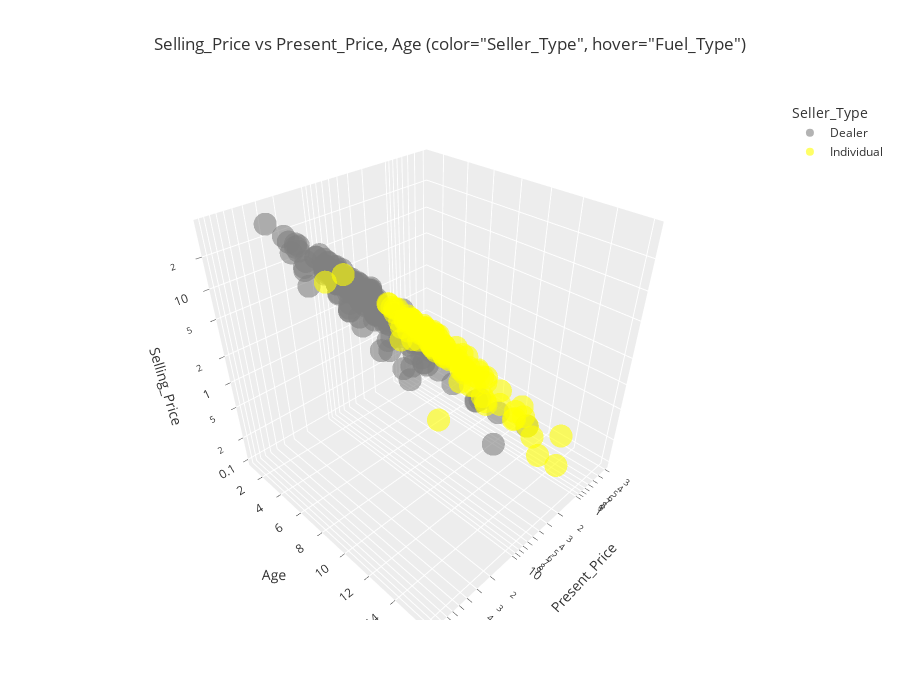

The code cell stored with this chart in its notebook:
### Code cell
# Use for animation rotation at the end
# x_eye = -1.25
# y_eye = 2
# z_eye = 1

fig = px.scatter_3d(
        data_frame=df3,
        x='Present_Price',
        y='Age',
        z='Selling_Price',
        color='Seller_Type',
        color_discrete_sequence=['gray', 'yellow', 'green'],
        template='ggplot2',
        hover_name='Fuel_Type',
        # hover_data=
        opacity=0.6,
        # symbol='Transmission',
        # symbol_map=
        log_x=True,
        log_z=True,
        height=700,
        title=f'Selling_Price vs Present_Price, Age (color="Seller_Type", hover="Fuel_Type")'
)

# Use for animation rotation
# fig.update_layout(scene_camera_eye=dict(x=x_eye, y=y_eye, z=z_eye),
#                   updatemenus=[dict(type='buttons',
#                                     showactive=False,
#                                     y=1,
#                                     x=0.8,
#                                     xanchor='left',
#                                     yanchor='bottom',
#                                     pad=dict(t=45, r=10),
#                                     buttons=[dict(label='Play',
#                                                   method='animate',
#                                                   args=[None, dict(frame=dict(duration=250, redraw=True),
#                                                                    transition=dict(duration=0),
#                                                                    fromcurrent=True,
#                                                                    mode='immediate'
#                                                                    )]
#                                                   )
#                                              ]
#                                     )
#                                ]
#                   )


# def rotate_z(x, y, z, theta):
#     w = x + 1j * y
#     return np.real(np.exp(1j * theta) * w), np.imag(np.exp(1j * theta) * w), z


# frames = []

# for t in np.arange(0, 6.26, 0.1):
#     xe, ye, ze = rotate_z(x_eye, y_eye, z_eye, -t)
#     frames.append(go.Frame(layout=dict(scene_camera_eye=dict(x=xe, y=ye, z=ze))))
# fig.frames = frames
pio.show(fig)

### Figure 1 — Plotly figure (JSON) as saved in the notebook; plotly's stock layout.template omitted (floating-point values rounded to 4 significant figures; data arrays with more than 128 entries replaced by an {"elided": "..."} marker saying what was removed)
{"data": [{"hovertemplate": "<b>%{hovertext}</b><br><br>Seller_Type=Dealer<br>Present_Price=%{x}<br>Age=%{y}<br>Selling_Price=%{z}<extra></extra>", "hovertext": {"elided": "193 str values"}, "legendgroup": "Dealer", "marker": {"color": "gray", "opacity": 0.6, "symbol": "circle"}, "mode": "markers", "name": "Dealer", "scene": "scene", "showlegend": true, "type": "scatter3d", "x": {"elided": "193 float values"}, "y": {"elided": "193 int values"}, "z": {"elided": "193 float values"}}, {"hovertemplate": "<b>%{hovertext}</b><br><br>Seller_Type=Individual<br>Present_Price=%{x}<br>Age=%{y}<br>Selling_Price=%{z}<extra></extra>", "hovertext": ["Petrol", "Petrol", "Diesel", "Petrol", "Petrol", "Petrol", "Petrol", "Petrol", "Petrol", "Petrol", "Petrol", "Petrol", "Petrol", "Petrol", "Petrol", "Petrol", "Petrol", "Petrol", "Petrol", "Petrol", "Petrol", "Petrol", "Petrol", "Petrol", "Petrol", "Petrol", "Petrol", "Petrol", "Petrol", "Petrol", "Petrol", "Petrol", "Petrol", "Petrol", "Petrol", "Petrol", "Petrol", "Petrol", "Petrol", "Petrol", "Petrol", "Petrol", "Petrol", "Petrol", "Petrol", "Petrol", "Petrol", "Petrol", "Petrol", "Petrol", "Petrol", "Petrol", "Petrol", "Petrol", "Petrol", "Petrol", "Petrol", "Petrol", "Petrol", "Petrol", "Petrol", "Petrol", "Petrol", "Petrol", "Petrol", "Petrol", "Petrol", "Petrol", "Petrol", "Petrol", "Petrol", "Petrol", "Petrol", "Petrol", "Petrol", "Petrol", "Petrol", "Petrol", "Petrol", "Petrol", "Petrol", "Petrol", "Petrol", "Petrol", "Petrol", "Petrol", "Petrol", "Petrol", "Petrol", "Petrol", "Petrol", "Petrol", "Petrol", "Petrol", "Petrol", "Petrol", "Petrol", "Petrol", "Petrol", "Petrol", "Petrol", "Petrol", "Petrol", "Petrol", "Petrol", "Petrol"], "legendgroup": "Individual", "marker": {"color": "yellow", "opacity": 0.6, "symbol": "circle"}, "mode": "markers", "name": "Individual", "scene": "scene", "showlegend": true, "type": "scatter3d", "x": [6.49, 2.28, 30.61, 10.21, 23.73, 1.9, 1.82, 1.78, 1.6, 1.47, 2.37, 3.45, 1.5, 1.5, 1.47, 1.78, 1.5, 2.4, 1.4, 1.47, 1.47, 1.47, 1.9, 1.47, 1.9, 1.26, 1.5, 1.17, 1.47, 1.75, 1.75, 0.95, 0.8, 0.87, 0.84, 0.87, 0.82, 0.95, 0.95, 0.81, 0.74, 1.2, 0.787, 0.87, 0.95, 1.2, 0.8, 0.84, 0.84, 0.99, 0.81, 0.787, 0.84, 0.94, 0.94, 0.826, 0.55, 0.99, 0.99, 0.88, 0.51, 0.52, 0.84, 0.54, 0.51, 0.95, 0.826, 0.99, 0.95, 0.54, 0.54, 0.55, 0.81, 0.73, 0.54, 0.83, 0.55, 0.64, 0.51, 0.72, 0.787, 1.05, 0.57, 0.52, 1.05, 0.51, 0.48, 0.58, 0.47, 0.75, 0.58, 0.52, 0.51, 0.57, 0.57, 0.75, 0.57, 0.75, 0.65, 0.787, 0.32, 0.52, 0.51, 0.57, 0.58, 0.75], "y": [2, 16, 6, 14, 13, 3, 2, 2, 2, 2, 4, 5, 6, 3, 2, 3, 3, 5, 3, 4, 4, 6, 4, 4, 6, 3, 8, 3, 6, 7, 10, 2, 3, 2, 2, 2, 4, 2, 3, 2, 4, 5, 6, 3, 4, 6, 3, 4, 3, 5, 7, 5, 4, 9, 3, 8, 3, 7, 6, 5, 2, 2, 4, 2, 2, 8, 5, 7, 9, 3, 3, 3, 5, 6, 4, 7, 4, 5, 2, 4, 8, 8, 3, 5, 9, 7, 3, 6, 6, 11, 11, 9, 6, 6, 14, 11, 7, 12, 6, 11, 4, 11, 9, 8, 12, 13], "z": [6, 0.35, 16, 2.75, 2.5, 1.75, 1.7, 1.65, 1.45, 1.35, 1.35, 1.35, 1.25, 1.2, 1.2, 1.2, 1.15, 1.15, 1.15, 1.15, 1.11, 1.1, 1.1, 1.1, 1.05, 1.05, 1.05, 1.05, 1, 0.95, 0.9, 0.9, 0.75, 0.8, 0.78, 0.75, 0.75, 0.75, 0.72, 0.65, 0.65, 0.65, 0.65, 0.6, 0.6, 0.6, 0.6, 0.6, 0.6, 0.6, 0.6, 0.55, 0.55, 0.52, 0.51, 0.5, 0.5, 0.5, 0.5, 0.5, 0.48, 0.48, 0.48, 0.48, 0.45, 0.45, 0.45, 0.45, 0.45, 0.45, 0.45, 0.45, 0.42, 0.42, 0.4, 0.4, 0.4, 0.4, 0.4, 0.38, 0.38, 0.35, 0.35, 0.35, 0.31, 0.3, 0.3, 0.3, 0.27, 0.25, 0.25, 0.25, 0.25, 0.25, 0.2, 0.2, 0.2, 0.2, 0.2, 0.2, 0.18, 0.17, 0.16, 0.15, 0.12, 0.1]}], "layout": {"height": 700, "legend": {"title": {"text": "Seller_Type"}, "tracegroupgap": 0}, "scene": {"domain": {"x": [0, 1], "y": [0, 1]}, "xaxis": {"title": {"text": "Present_Price"}, "type": "log"}, "yaxis": {"title": {"text": "Age"}}, "zaxis": {"title": {"text": "Selling_Price"}, "type": "log"}}, "title": {"text": "Selling_Price vs Present_Price, Age (color=\"Seller_Type\", hover=\"Fuel_Type\")"}}}
